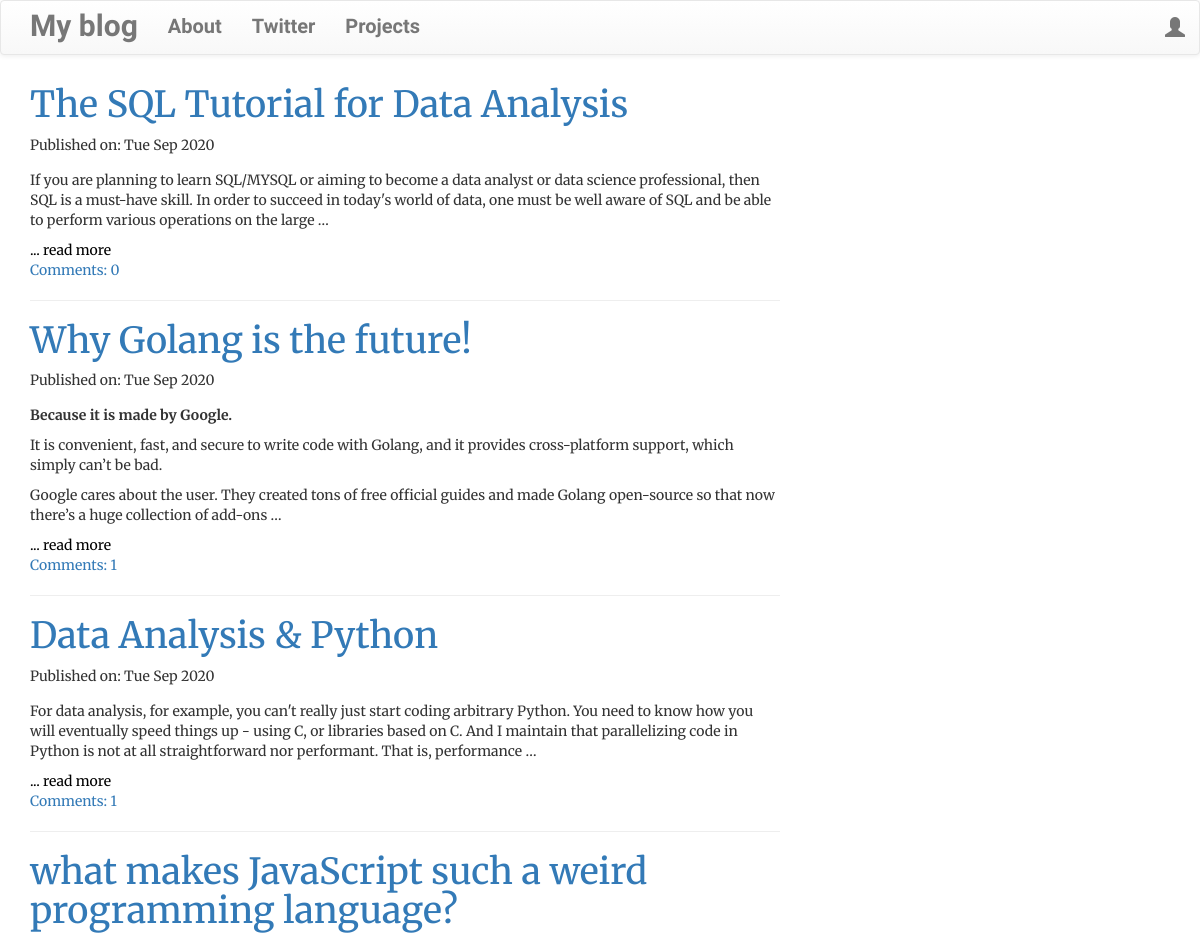
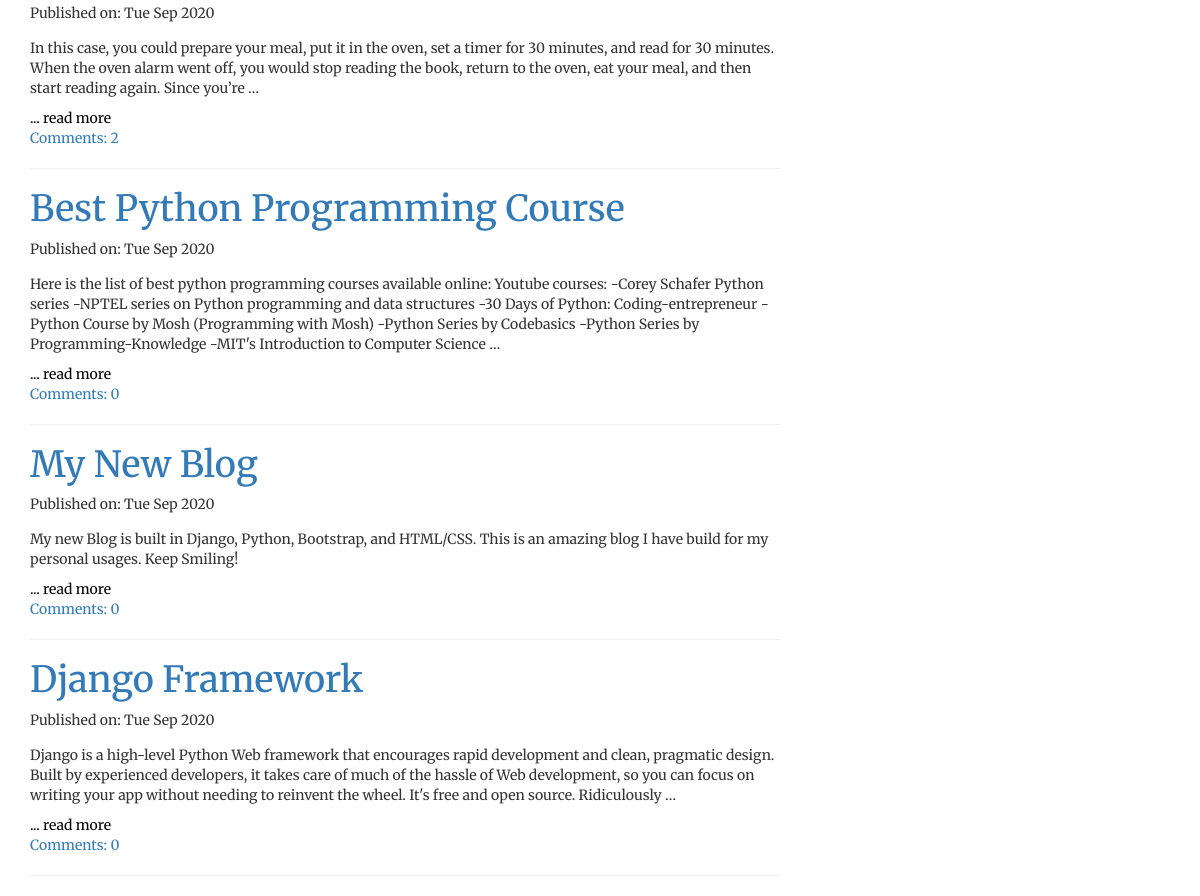
The page / on the database its author committed (2 pictures, top to bottom).
### blog/models.py (models this page shows, shortened)
class Post(models.Model):
    author = models.ForeignKey('auth.User', on_delete=models.CASCADE)
    title = models.CharField(max_length=200)
    text = models.TextField()
    create_date = models.DateTimeField(default=timezone.now)
    published_date = models.DateTimeField(blank=True, null=True)
    def approve_comments(self):
        return self.comments.filter(approved_comment=True)

### blog/views.py (the view)
# urls.py: path('', views.PostListView.as_view(), name='post_list'),
class PostListView(ListView):
    model = Post
    def get_queryset(self):
        return Post.objects.filter(published_date__lte=timezone.now()).order_by('-published_date')

### blog/templates/blog/post_list.html
{% extends 'blog/base.html' %}
{% block content %}
        <div class="centerstage">
            {% for post in post_list %}
                <div class="post">
                    <h1><a class="title" href="{% url 'post_detail' pk=post.pk %}" style="text-decoration: none;">{{post.title}}</a></h1>
                <div class="date">
                    <p>Published on: {{post.published_date|date:"D M Y"}}</p>
                </div>
                <div>
                <p class="postcontent">
                {{ post.text|safe|truncatewords:"50"|linebreaks }}</p>
                <a class="readmore" href="{% url 'post_detail' pk=post.pk %}" style="text-decoration: none;">... read more</a>
                </div>
                <a href="{% url 'post_detail' pk=post.pk %}"style="text-decoration: none;">
                Comments: {{post.approve_comments.count }}</a>
                </div><hr>
            {% endfor %}
        </div>
{% endblock %}

### blog/templates/blog/base.html (shortened to what this page needs)
<!DOCTYPE html>
{% load static %}
<html>
    <head>
        <link rel="stylesheet" href="https://maxcdn.bootstrapcdn.com/bootstrap/3.3.7/css/bootstrap.min.css">
        <link rel="stylesheet" href="https://maxcdn.bootstrapcdn.com/bootstrap/3.3.7/css/bootstrap-theme.min.css">
        <link rel="stylesheet" href="//cdn.jsdelivr.net/npm/medium-editor@latest/dist/css/medium-editor.min.css" type="text/css" media="screen" charset="utf-8">
        <link rel="stylesheet" href="{% static 'css/blog.css' %}">
<body class='loader'>
  <nav class="navbar navbar-default techfont custom-navbar">
    <div class="container">
      <ul class="nav navbar-nav">
        <li><a class='navbar-brand bigbrand' href="{% url 'post_list' %}">My blog</a></li>
        <li><a href="{% url 'about'%}">About</a></li>
        <li><a href="https://twitter.com/siddbadal" target='_blank'>Twitter</a></li>
        <li><a href="https://sidharthbadal.netlify.app" target='_blank'>Projects</a></li>
      </ul>
      <ul class="nav navbar-nav navbar-right">
        {% if user.is_authenticated %}
        <li>
          <a href="{% url 'post_new' %}" >New Post</a>
        </li>
        <li>
          <a href="{% url 'post_draft_list' %}">Drafts</a>
        </li>
        <li>
          <a href="{% url 'logout' %}" >Log out</a>
        </li>
        <li>
          <a >Welcome: {{ user.username }}</a>
        </li>
          {% else %}
          <li><a class='nav navbar-right' href="{% url 'login' %}" ><span class="glyphicon glyphicon-user"></span></a></li>
        {% endif %}
      </ul>
  </div>
</nav>
        <div class="content container">
            <div class="row">
                <div class="col-md-8">
                  <div class="blog_posts">
                    {% block content %}
                    {% endblock %}
                  </div>
                </div>
            </div>
        </div>
</body>
</html>

### blog/static/css/blog.css (style rules this page uses)
body { background-color: #fff; font-family: 'Merriweather', serif; }
.techfont { margin-bottom: 10px; }
.centerstage { margin-left: auto; margin-right: auto; font-family: 'Merriweather', serif; }
.postcontent { margin-top: 15px; margin-bottom: 15px; }
.readmore { color: black; }
.navbar { font-weight: bolder; font-size: 2rem; font-family: 'Indie Flower', cursive; }
.navbar-brand { font-size: 3rem; }

### rows shown on the page
Post: title "The SQL Tutorial for Data Analysis", published_date "Tue Sep 2020", text "If you are planning to learn SQL/MYSQL or aiming to become a data analyst or data science professional, then SQL is a must-have skill. In order to succeed in today's world of data, one must be well aware of SQL and be able to perform various operations on the large …", approve_comments.count "0"
Post: title "Why Golang is the future!", published_date "Tue Sep 2020", text "Because it is made by Google. It is convenient, fast, and secure to write code with Golang, and it provides cross-platform support, which simply can’t be bad. Google cares about the user. They created tons of free official guides and made Golang open-source so that now there’s a huge collection of add-ons …", approve_comments.count "1"
Post: title "Data Analysis & Python", published_date "Tue Sep 2020", text "For data analysis, for example, you can't really just start coding arbitrary Python. You need to know how you will eventually speed things up - using C, or libraries based on C. And I maintain that parallelizing code in Python is not at all straightforward nor performant. That is, performance …", approve_comments.count "1"
Post: title "what makes JavaScript such a weird programming language?", published_date "Tue Sep 2020", text "In this case, you could prepare your meal, put it in the oven, set a timer for 30 minutes, and read for 30 minutes. When the oven alarm went off, you would stop reading the book, return to the oven, eat your meal, and then start reading again. Since you’re …", approve_comments.count "2"
Post: title "Best Python Programming Course", published_date "Tue Sep 2020", text "Here is the list of best python programming courses available online: Youtube courses: -Corey Schafer Python series -NPTEL series on Python programming and data structures -30 Days of Python: Coding-entrepreneur -Python Course by Mosh (Programming with Mosh) -Python Series by Codebasics -Python Series by Programming-Knowledge -MIT's Introduction to Computer Science …", approve_comments.count "0"
Post: title "My New Blog", published_date "Tue Sep 2020", text "My new Blog is built in Django, Python, Bootstrap, and HTML/CSS. This is an amazing blog I have build for my personal usages. Keep Smiling!", approve_comments.count "0"
Post: title "Django Framework", published_date "Tue Sep 2020", text "Django is a high-level Python Web framework that encourages rapid development and clean, pragmatic design. Built by experienced developers, it takes care of much of the hassle of Web development, so you can focus on writing your app without needing to reinvent the wheel. It's free and open source. Ridiculously …", approve_comments.count "0"
